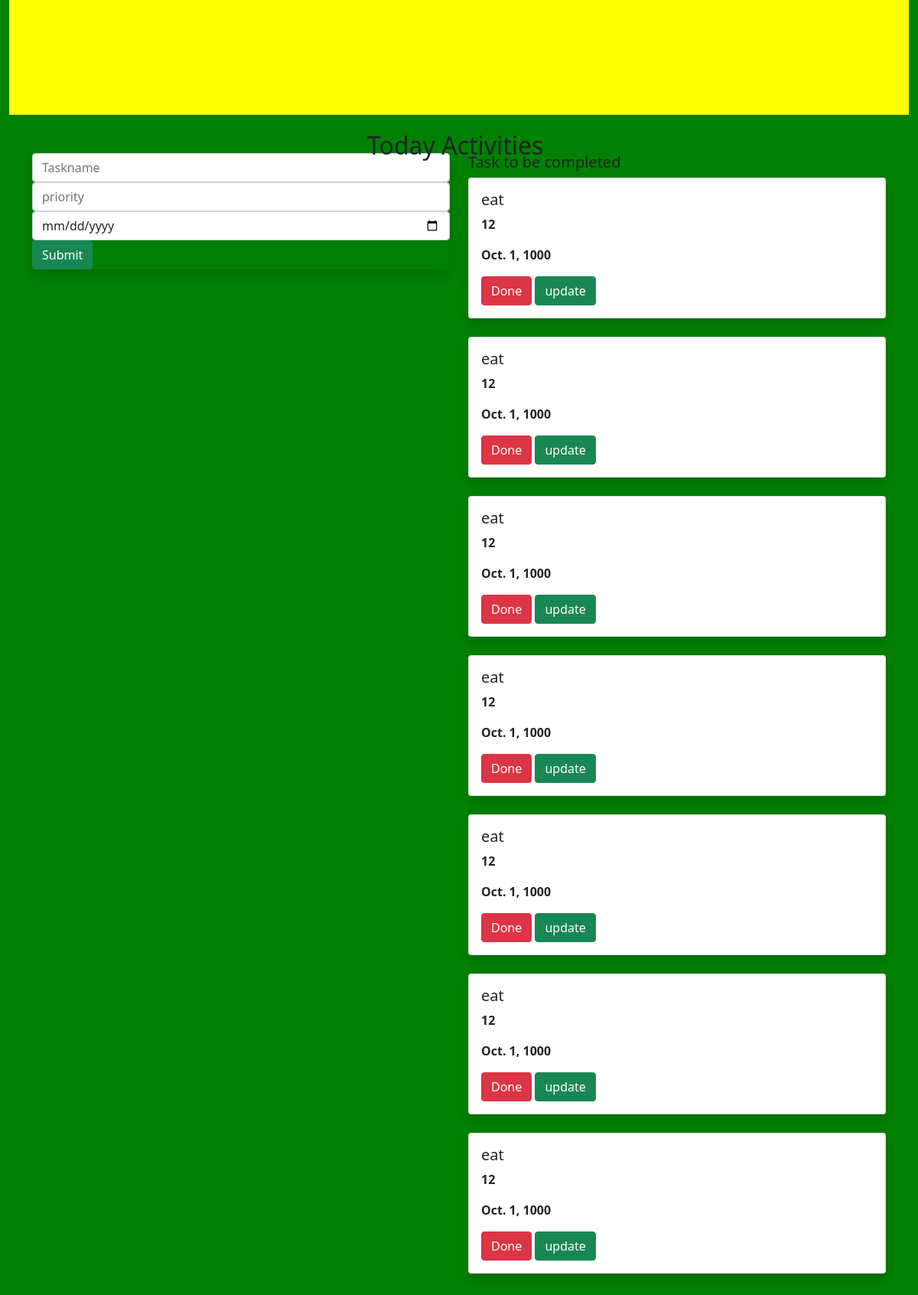
The page / on the database its author committed.
### todo1app/models.py (models this page shows, shortened)
class Task(models.Model):
    name=models.CharField(max_length=250)
    priority=models.IntegerField()
    date=models.DateField()

### todo1app/views.py (the view, shortened to what this page needs)
# urls.py: path('',views.index,name="index"),
def index(request):
    task1 = Task.objects.all()
    return render(request,"index.html",{'task1':task1})

### template/index.html (shortened to what this page needs)
{% extends 'base.html' %}
{% block content %}
<div class="container-fluid">
    <div class="row">
        <div class="col-md-12">
        <div class="banner">
            <div class="banner-text">
                <h2>Today Activities</h2>
            </div>
        </div>
    </div>
</div>
    </div>
<div class="container">
    <div class="row">
        <div class="col-md-6">
        <form method="POST" class="mp-3 shadow">
            <div class="form-group">
    <input type="text" class="form-control" name="task" placeholder="Taskname">
</div>
<div class="form-group">
    <input type="text" class="form-control" name="priority" placeholder="priority">
</div>
            <div class="form-group">
    <input type="date" class="form-control" name="date" placeholder="date">
</div>
    <input type="submit" class="btn btn-success">
            </form>
<br>
    </div>
        <div class="col-md-6">
            <h5>Task to be completed</h5>
             {% for i in task1 %}
            <div class="shadow card">
                <div class="card-body">
                <h5 class="card-title">{{i.name}}</h5>
                <p><b>{{i.priority}}</b></p>
                         <p><b>{{i.date}}</b></p>
                    <a class="btn btn-danger" href="{% url 'delete' i.id %}">Done</a>
                     <a class="btn btn-success" href="{% url 'update' i.id %}">update</a>
            </div>
        </div><br>
               {% endfor %}
</div>
    </div>
<br>
{% endblock %}

### template/base.html (shortened to what this page needs)
{% load static %}
<!DOCTYPE html>
<html lang="en">
<head>
    <link rel="stylesheet" href="https://cdn.jsdelivr.net/npm/bootstrap@5.1.3/dist/css/bootstrap.min.css">
    <link rel="stylesheet" href="{% static 'style.css' %}">
</head>
<body>
{% block content %}
{% endblock %}
</body>
</html>

### static/style.css (style rules this page uses)
.banner { background-color:yellow; width:100%; height:150px; margin-bottom:50px; }
.banner-text { top:10%; left:40%; position:absolute; transform:transform; }
body { background-color:green; }

### rows shown on the page
Task: name "eat", priority "12", date "Oct. 1, 1000"
Task: name "eat", priority "12", date "Oct. 1, 1000"
Task: name "eat", priority "12", date "Oct. 1, 1000"
Task: name "eat", priority "12", date "Oct. 1, 1000"
Task: name "eat", priority "12", date "Oct. 1, 1000"
Task: name "eat", priority "12", date "Oct. 1, 1000"
Task: name "eat", priority "12", date "Oct. 1, 1000"
